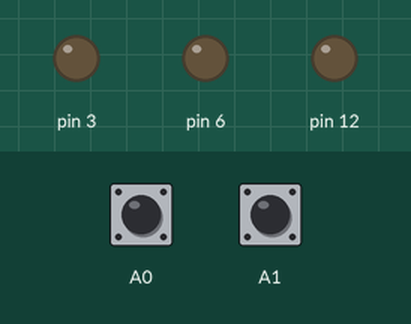
This sketch was run on a simulated Arduino Uno, built with avr-gcc and run on an emulated ATmega328P. On the bench: output pins drawn as LEDs (lit = HIGH). The inputs (shaded band) are chosen by the test bench; at power-on: A0 LOW, A1 LOW.

Above: at 1.2 s.
1.3 s: A0 pulsed HIGH 2 times (0.12 s each, 0.3 s apart)
At 1.6 s:
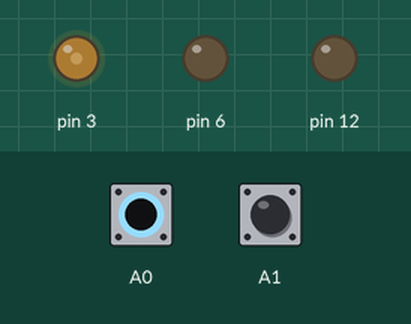
4.3 s: A1 pulsed HIGH 2 times (0.12 s each, 0.3 s apart)
At 4.85 s:
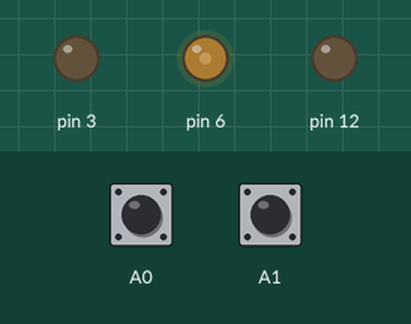
Timing chart, 0 to 7.3 s (numbered marks = the images above; inputs shaded):
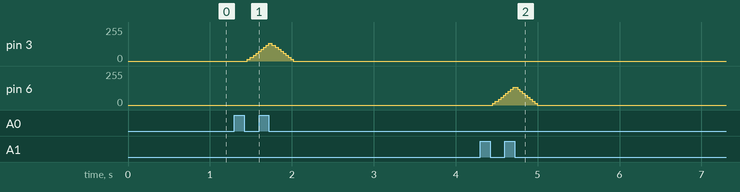

Measured:
- after the input at 1.3 s, pin 3: rises from 0/255 to 135/255 in 0.26 s, then falls to 0/255 in 0.30 s
- after the input at 4.3 s, pin 6: rises from 0/255 to 135/255 in 0.25 s, then falls to 0/255 in 0.29 s

The sketch:

LightControl.ino
```cpp
#include "button.hpp"
#include "lights.hpp"

#define p_void (void(*)(void))

InputButton button1(A0);
InputButton button2(A1);

AnalogLight light1(3); // PWM pin
DigitalLight light2(12); // simple digital pin
AnalogLight light3(6); // PWM pin

void groupSwitchOff(void);


void setup() {
  // put your setup code here, to run once:
  button1.setShortClick([](){
                              light1.shadeToggle();
                            });
  button1.setLongClick([](){
                              light2.toggle();
                           });

  button2.setShortClick([](){
                              light3.shadeToggle();
                            });
  button2.setLongClick([]() {
                              light1.shadeByTime(0, 5000);
                              light2.delayOff(10000);
                              light3.shadeByTime(0, 15000);
                            });
}

void loop() {
  button1.tick();
  button2.tick();

  light1.tick();
  light2.tick();
  light3.tick();
  delay(10);
}
```

button.cpp
```cpp
#include "button.hpp"
#include <Arduino.h>


InputButton::InputButton(unsigned short pinNumber) {
  _pin = pinNumber;
  _last_state = false;
  shortClick = &nope;
  longClick = &nope;

  pinMode(_pin, INPUT);
}

void InputButton::setShortClick(void (* func)(void)) {
  shortClick = func;
}


void InputButton::setLongClick(void (* func)(void)) {
  longClick = func;
}


void InputButton::tick(void) {
  bool is_pressed = currentState();
  unsigned long current_time = millis();

  if (is_pressed != _last_state) {
    if (_last_state) {
      if (current_time - _pressed_at < long_press_limit) (*shortClick)();
      else (*longClick)();
    }
    else {
      _pressed_at = current_time;
    }
    _last_state = is_pressed;
  }
}

bool InputButton::currentState(void){
  return digitalRead(_pin) == HIGH;
}


InputButtonInversed::InputButtonInversed(unsigned short pinNumber, unsigned short _pinMode)
  :InputButton(pinNumber)
{
  pinMode(_pin, _pinMode);
}

bool InputButtonInversed::currentState(void) {
  return digitalRead(_pin) == LOW;
}

void nope(void) {};
```

button.hpp
```cpp
#include <Arduino.h>

class InputButton {
  public:
    InputButton(unsigned short pinNumber);
    void tick(void);
    int long_press_limit = 500;

    void setShortClick(void (* func)(void));
    void setLongClick(void (* func)(void));

  protected:
    unsigned short _pin;
    virtual bool currentState(void);

  private:
    unsigned long _pressed_at;
    bool _last_state;

    void (* shortClick)(void);
    void (* longClick)(void);
};

class InputButtonInversed: public InputButton {
  public:
    InputButtonInversed(unsigned short pinNumber, unsigned short _pinMode=INPUT);
  protected:
    virtual bool currentState(void) override;
};

void nope(void);
```

lights.cpp
```cpp
#include "lights.hpp"
#include <Arduino.h>
#include <math.h>


#if defined(ESP8266) || defined(ESP32)
long e_min(long a, long b) {
  if (a < b) return a;
  else return b;
}

long e_max(long a, long b) {
  if (a > b) return a;
  else return b;
}
#endif

DigitalLight::DigitalLight(unsigned char pinNumber)
  : _pin(pinNumber),
    _state(LIGHTS_OFF)
{
  pinMode(_pin, OUTPUT);
  this->switchOff();
}


void DigitalLight::tick(void) {
  if (_state == LIGHTS_DELAY_OFF) checkDelayOff();
}


void DigitalLight::switchOff(void) {
  _state = LIGHTS_OFF;
  digitalWrite(_pin, this->getLow());
}


void DigitalLight::switchOn(void) {
  _state = LIGHTS_ON;
  digitalWrite(_pin, this->getHigh());
}


void DigitalLight::toggle(void) {
  if (_state == LIGHTS_OFF) switchOn();
  else if (_state == LIGHTS_ON) switchOff();
  else if (_state == LIGHTS_DELAY_OFF) switchOn();
}


void DigitalLight::delayOff(unsigned long _delay) {
  if (_state == LIGHTS_OFF) return;
  _state = LIGHTS_DELAY_OFF;
  _off_delay = _delay;
  _off_planed_at = millis();
}


void DigitalLight::checkDelayOff(void) {
  if (millis() - _off_planed_at > _off_delay) switchOff();
}


DigitalLightInverted::DigitalLightInverted(unsigned char pinNumber)
  : DigitalLight(pinNumber)
{
  this->switchOff();
}


AnalogLight::AnalogLight(unsigned char pinNumber)
  : DigitalLight(pinNumber),
    _brightness(0)
{ }

void AnalogLight::tick(void) {
  DigitalLight::tick();
  if (_state == LIGHTS_SHAIDING) {checkShaiding();  }
}

void AnalogLight::switchOff(void) {
  DigitalLight::switchOff();
  _brightness = 0;
}


void AnalogLight::switchOn(void) {
  DigitalLight::switchOn();
  _brightness = PWMRANGE;
}


void AnalogLight::setBrightness(short brtns){
#if defined(ESP8266) || defined(ESP32)
  _brightness = e_min(PWMRANGE, e_max(brtns, 0));
# else
  _brightness = min(PWMRANGE, max(brtns, 0));
# endif
  if (_brightness == 0) {
    switchOff();
    return;
  }
  if (_brightness == PWMRANGE) {
    switchOn();
    return;
  }
  if (_state != LIGHTS_SHAIDING) _state = LIGHTS_ON;

  analogWrite(_pin, _brightness);
}


void AnalogLight::shadeBrightness(unsigned short brtns,
                                  unsigned long shade_timeout,
                                  short brightness_step)
{
  _state = LIGHTS_SHAIDING;
  _brightness_step = abs((int)brightness_step);
  if (_brightness_step == 0) return;

#if defined(ESP8266) || defined(ESP32)
  _goal_brightness = e_min(PWMRANGE, e_max(brtns, 0));
#else
  _goal_brightness = min(PWMRANGE, max(brtns, 0));
#endif
  if (_brightness > _goal_brightness) _brightness_step = -_brightness_step;
  _shade_timeout = shade_timeout;
  _last_shade_step_time = millis();
}


void AnalogLight::shadeByTime(unsigned short brtns, unsigned long shade_timeout) {
#if defined(ESP8266) || defined(ESP32)
  short goal = e_min(PWMRANGE, e_max(brtns, 0)), delta = goal - (short)_brightness;
  short abt_step = e_max(delta / 50, 1) ;  // 255/5 ~= 50
#else
  short goal = min(PWMRANGE, max(brtns, 0)), delta = goal - (short)_brightness;
  short abt_step = max(delta / 50, 1) ;  // 255/5 ~= 50
#endif
  shadeBrightness(goal, shade_timeout/abs(delta/abt_step), abt_step);
}


void AnalogLight::shadeToggle(unsigned long shade_timeout,
                 short brightness_step) {
  if (_state == LIGHTS_OFF) shadeBrightness(PWMRANGE, shade_timeout, brightness_step);
  else if (_state == LIGHTS_ON) shadeBrightness(0, shade_timeout, brightness_step);
  else if (_state == LIGHTS_DELAY_OFF) _state = LIGHTS_ON;
  else if (_state == LIGHTS_SHAIDING) {
    short _goal;
    if (_brightness_step > 0) _goal = 0;
    else _goal = PWMRANGE;
    shadeBrightness(_goal, shade_timeout, brightness_step);
  }
}


void AnalogLight::brightnessUp(unsigned short brtns) {
  setBrightness(_brightness + brtns);
}


void AnalogLight::brightnessDown(unsigned short brtns) {
  setBrightness(_brightness - brtns);
}


void AnalogLight::checkShaiding(void) {

  unsigned long millis_passed = millis() - _last_shade_step_time;
  if (millis_passed < _shade_timeout) return;
  short brt_delta = abs(_brightness - _goal_brightness), b_step = abs(_brightness_step);

  if(b_step > brt_delta) {
    _state = LIGHTS_ON; // if _goal_brightness == 0 it will be owerriden in setBrightness
    setBrightness(_goal_brightness);
  }
  else setBrightness(_brightness + _brightness_step);

  _last_shade_step_time = millis();
}
```

lights.hpp
```cpp
#include <Arduino.h>

#define LIGHTS_OFF 0
#define LIGHTS_ON 1
#define LIGHTS_DELAY_OFF 2
#define LIGHTS_SHAIDING 3

#ifndef PWMRANGE
#define PWMRANGE 255
#endif


class DigitalLight {
  public:
    DigitalLight(unsigned char pinNumber);
    void tick(void);

    virtual void switchOff(void);
    virtual void switchOn(void);
    void toggle(void);
    void delayOff(unsigned long _delay = 1000 * 30);

  protected:
    unsigned char _state;
    const unsigned char _pin;

    virtual const unsigned short getHigh() { return HIGH; };
    virtual const unsigned short getLow() { return LOW; };

  private:
    unsigned long _off_delay = 0, _off_planed_at;
    void checkDelayOff(void);
};


class DigitalLightInverted: public DigitalLight {
  public:
    DigitalLightInverted(unsigned char pinNumber);


  protected:
    virtual const unsigned short getHigh() override { return LOW; };
    virtual const unsigned short getLow() override { return HIGH; };
};


class AnalogLight: public DigitalLight {
  public:
    AnalogLight(unsigned char pinNumber);

    void tick(void);
    void switchOff(void);
    void switchOn(void);

    void setBrightness(short brtns);
    void shadeBrightness(unsigned short brtns,
                         unsigned long shade_timeout=30,
                         short brightness_step=15);
    void shadeByTime(unsigned short brtns, unsigned long shade_timeout=10000);
    void shadeToggle(unsigned long shade_timeout=30,
                     short brightness_step=15);
    void brightnessUp(unsigned short brtns = 5);
    void brightnessDown(unsigned short brtns = 5);
  private:
    void checkShaiding(void);
    short _brightness_step;
    short _brightness, _goal_brightness;
    unsigned long _shade_timeout, _last_shade_step_time;

};
```
